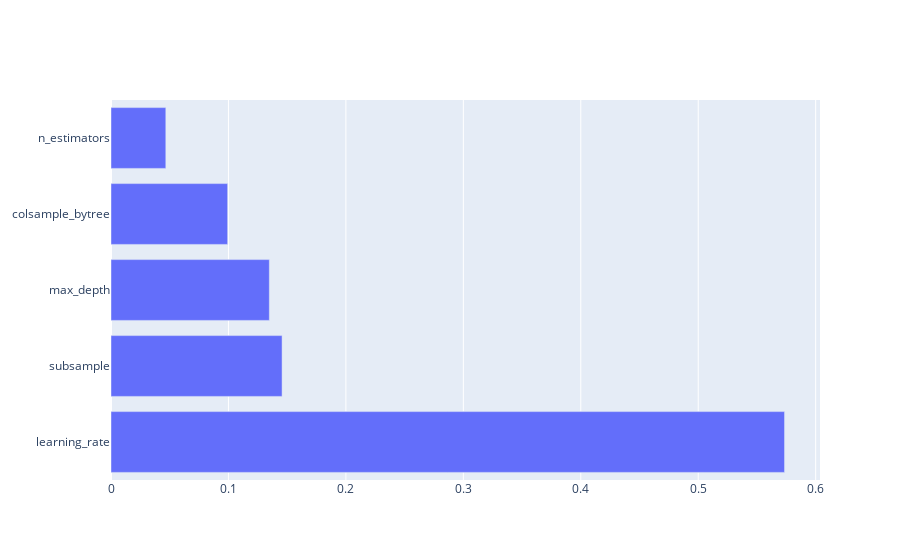

This figure's notebook cell:
### Code cell
plot_param_importances(study)

### Figure 1 — Plotly figure (JSON) as saved in the notebook; plotly's stock layout.template omitted (floating-point values rounded to 4 significant figures)
{"data": [{"orientation": "h", "type": "bar", "x": [0.5735, 0.1457, 0.1348, 0.09933, 0.04667], "y": ["learning_rate", "subsample", "max_depth", "colsample_bytree", "n_estimators"]}], "layout": {"xaxis": {"anchor": "y", "domain": [0, 1]}, "yaxis": {"anchor": "x", "domain": [0, 1]}}}
